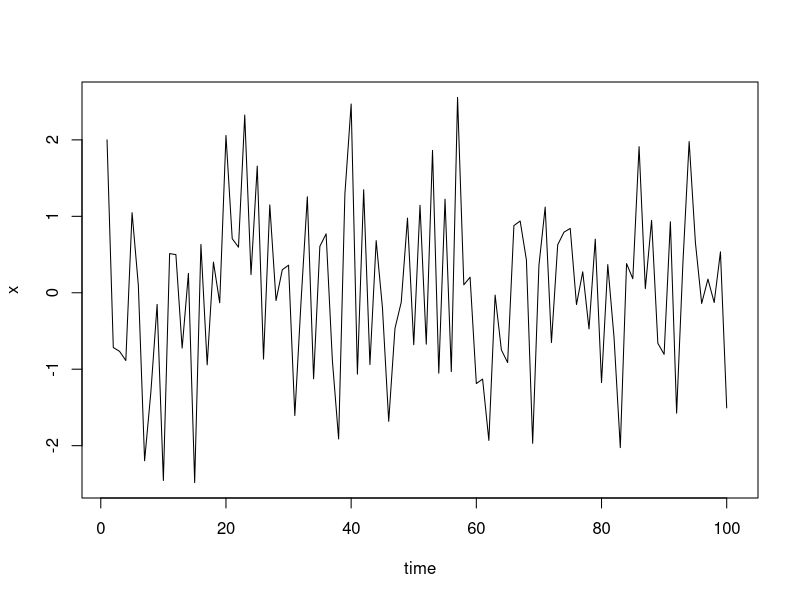
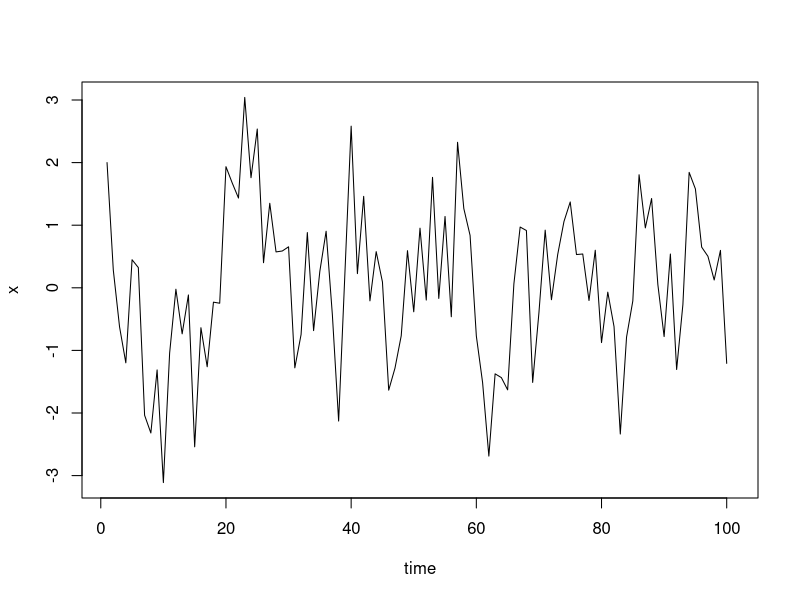
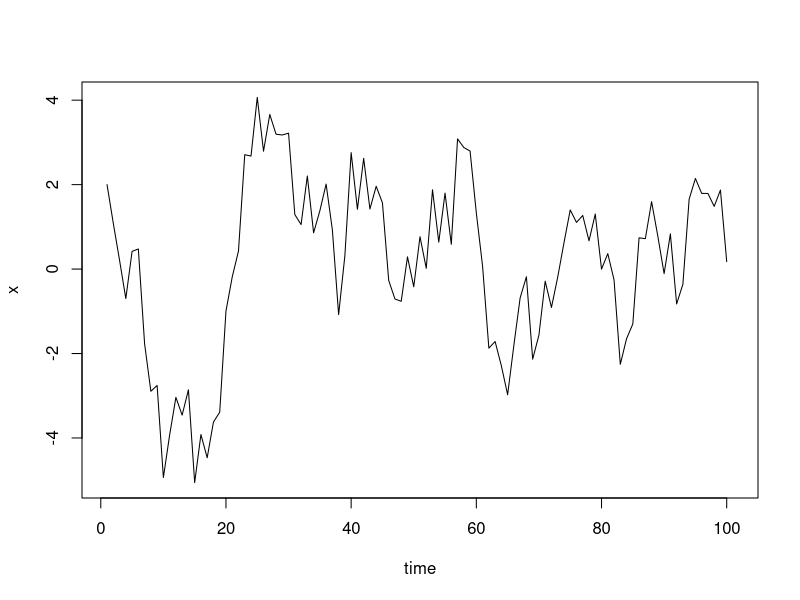
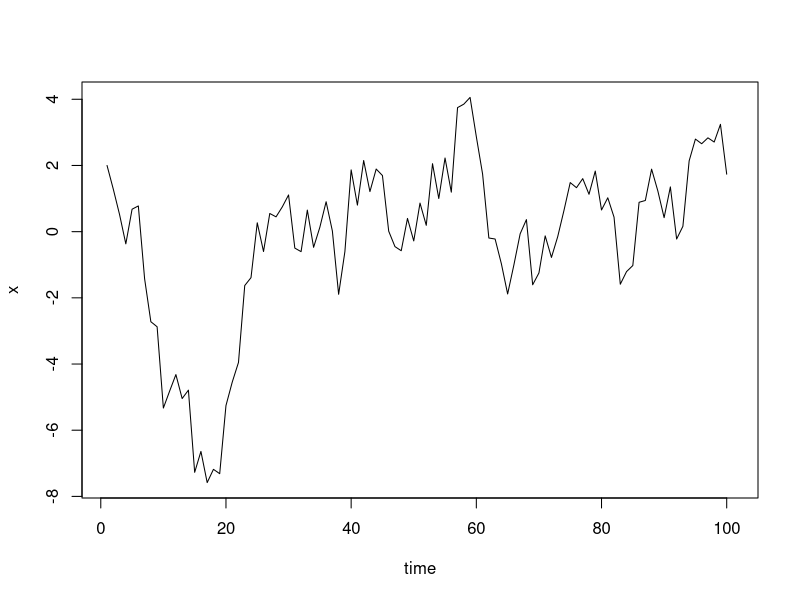
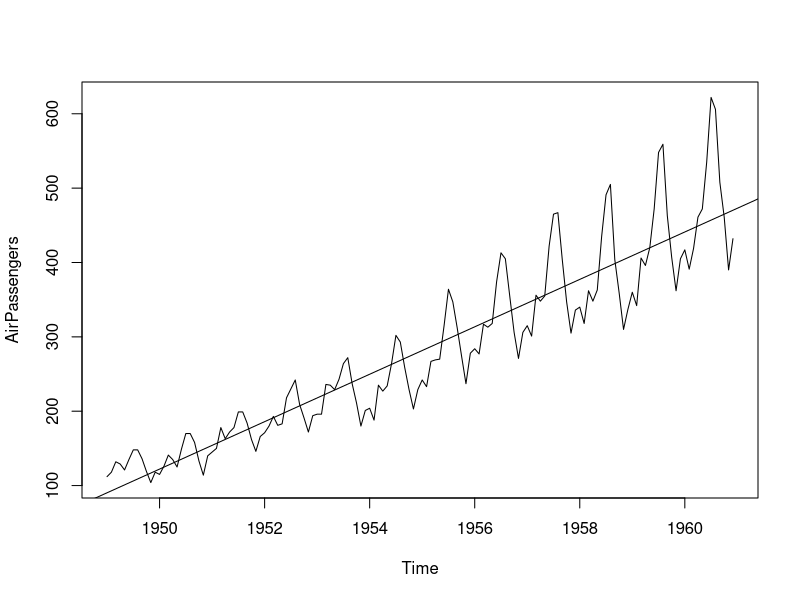
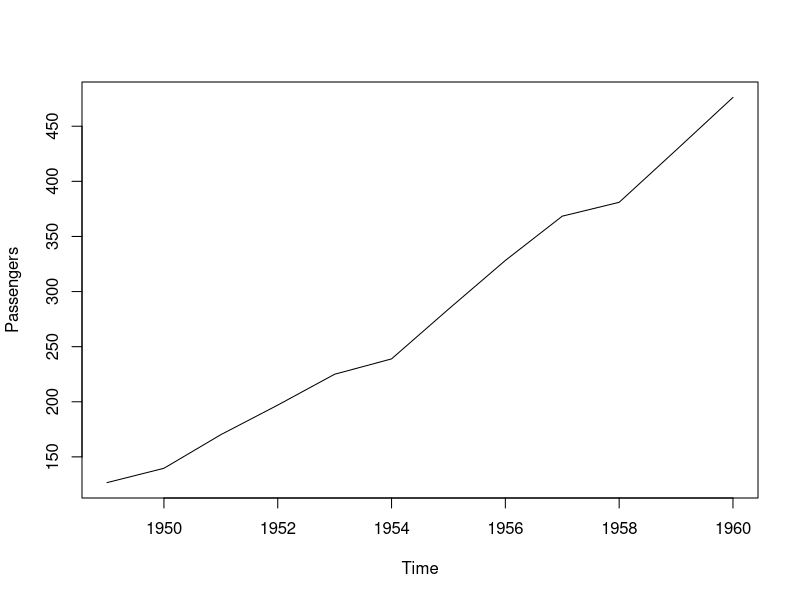
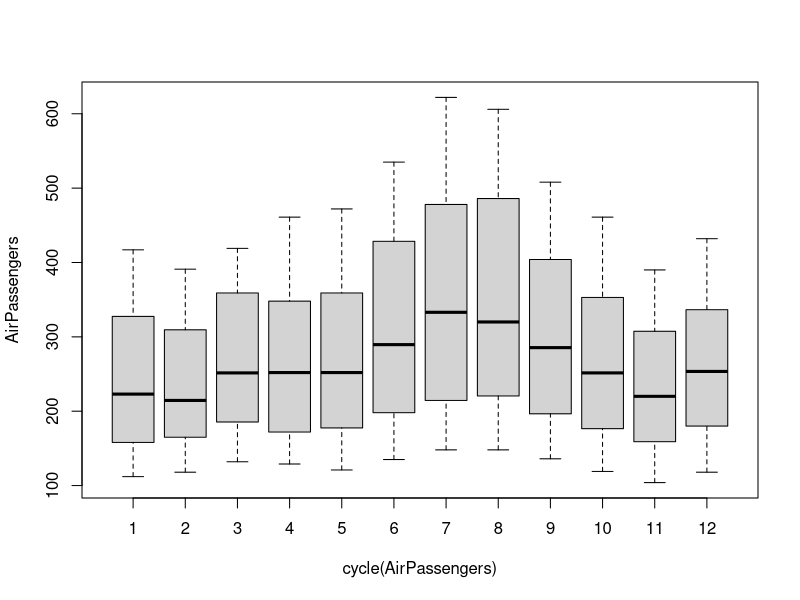
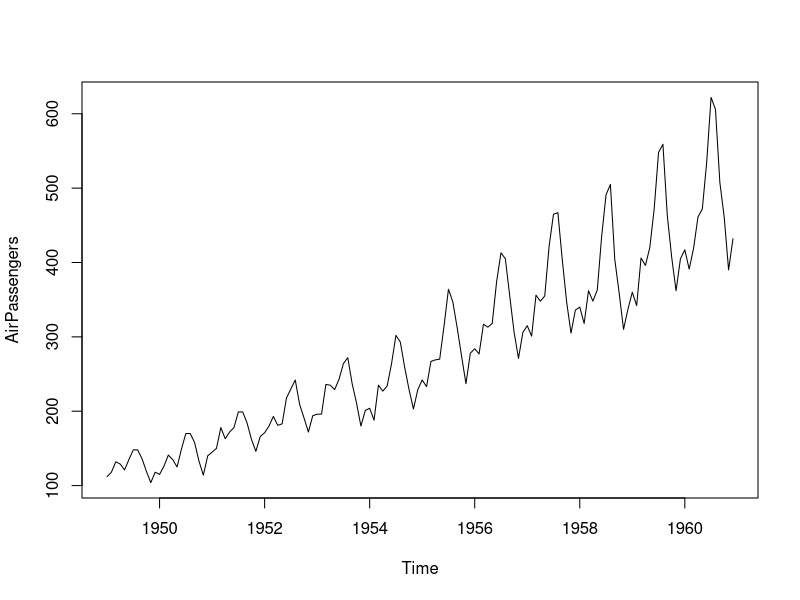

The R script that drew these images, in order:
## ---- chunk 1
library(tseries)
# library(ggplot2)
## ---- chunk 2
#Generate random normal errors
error1<-rnorm(100)
x<-c(1:101)
x[1]<-2
rho<-0
time<-c(1:101)
for(i in 2:101){
x[i]<-rho*x[i-1]+error1[i]  
}
plot(time,x, type="l")
## ---- chunk 3
rho<-0.5
time<-c(1:101)
for(i in 2:101){
x[i]<-rho*x[i-1]+error1[i]  
}
plot(time,x, type="l")
## ---- chunk 4
rho<-0.9
time<-c(1:101)
for(i in 2:101){
x[i]<-rho*x[i-1]+error1[i]  
}
plot(time,x, type="l")
## ---- chunk 5
rho<-1
time<-c(1:101)
for(i in 2:101){
x[i]<-rho*x[i-1]+error1[i]  
}
plot(time,x, type="l")
## ---- chunk 6
data(AirPassengers)
class(AirPassengers)
#This tells you that the data series is in a time series format
start(AirPassengers)
#This is the start of the time series
end(AirPassengers)
#This is the end of the time series
## ---- chunk 7
frequency(AirPassengers)
#The cycle of this time series is 12months in a year
summary(AirPassengers)
## ---- chunk 8
#The number of passengers are distributed across the spectrum
plot(AirPassengers)
#This will plot the time series
abline(reg=lm(AirPassengers~time(AirPassengers)))
# This will fit in a line
## ---- chunk 9
cycle(AirPassengers)
#This will print the cycle across years.
## ---- chunk 10
plot(aggregate(AirPassengers,FUN=mean), ylab="Passengers")
#This will aggregate the cycles and display a year on year trend
## ---- chunk 11
boxplot(AirPassengers~cycle(AirPassengers))
#Box plot across months will give us a sense on seasonal effect
## ---- chunk 12
plot(AirPassengers)
## ---- chunk 13
adf.test(diff(log(AirPassengers)), alternative="stationary", k=0)
## ---- chunk 14
acf(log(AirPassengers))
## ---- chunk 15
fit <- arima(log(AirPassengers), c(0, 1, 1),seasonal = list(order = c(0, 1, 1), period = 12))
pred <- predict(fit, n.ahead = 10*12)
ts.plot(AirPassengers,2.718^pred$pred, log = "y", lty = c(1,3))
